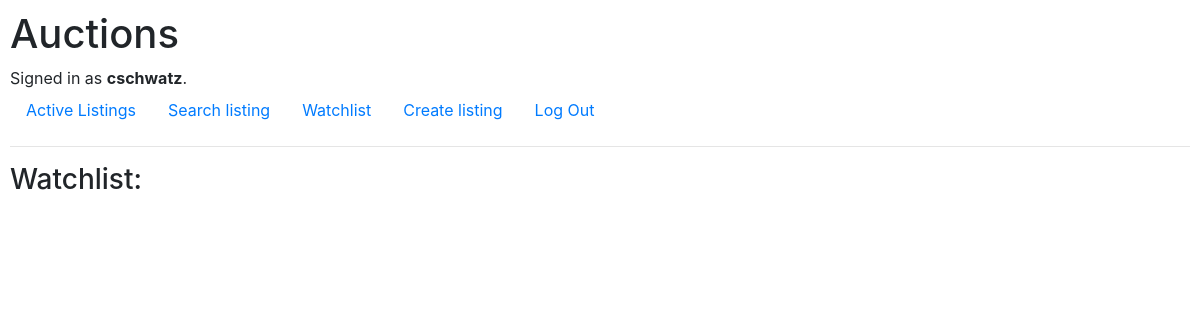
/watchlist (signed in), run on an earlier commit of the app's database.
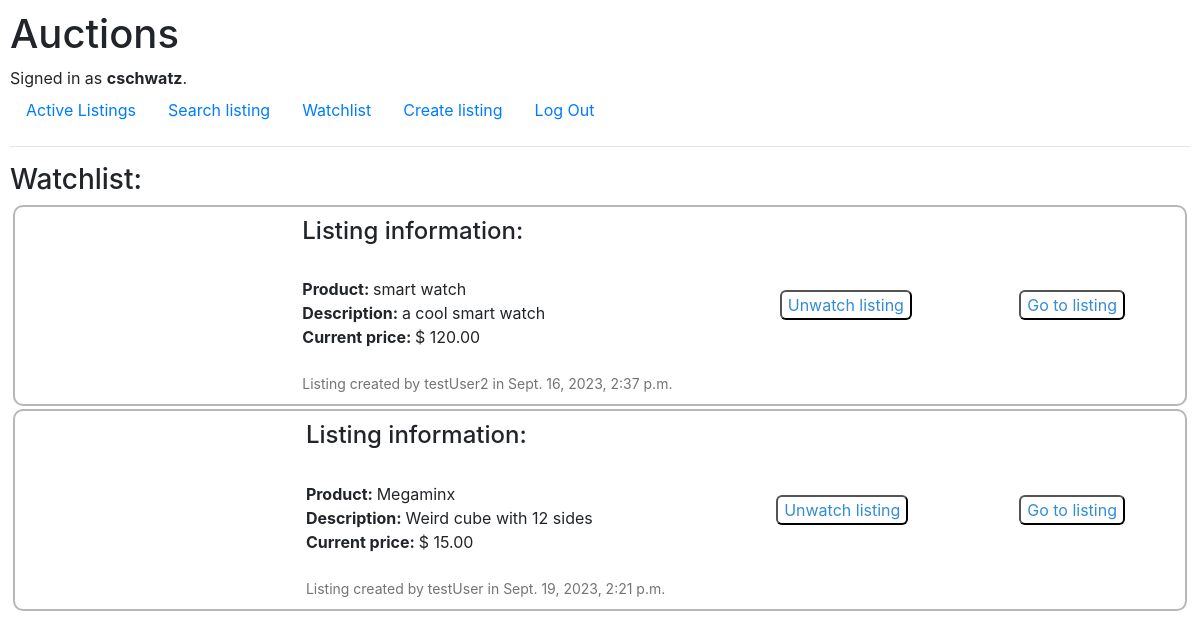
And on a later commit of the database.
### auctions/models.py (models this page shows)
class AuctionListing(models.Model):
    user = models.ForeignKey(User, on_delete=models.CASCADE, related_name="user_listing", default=None)
    title = models.CharField(max_length=64)
    description = models.CharField(max_length=150)
    category_choices = [('Electronic', 'electronic'), ('Toys', 'toys'), ('Home', 'home'), ('Fashion', 'fashion'), ('Other', 'other')]
    category = models.CharField(max_length=10, choices=category_choices, default='Other')
    date = models.DateTimeField(auto_now_add=True)
    image = models.URLField(blank=True)
    value = models.DecimalField(max_digits=8, decimal_places=2, default=0.00)
    is_active = models.BooleanField(default=True)

class User(AbstractUser):
    pass

### auctions/views.py (the view)
# urls.py: path("watchlist", views.watchlist, name="watchlist"),
def watchlist(request):
    user_watchlist = Watchlist.objects.filter(user=request.user)
    listings_being_watched = [listing.listing for listing in user_watchlist]
    listings_with_bid = []
    for match in listings_being_watched:
        try: # see if there are bids for a given listing
            highest_bid = Bid.objects.filter(listing=match)
            highest_bid = highest_bid.order_by('-bid')[0].bid
        except IndexError: #if there are no bids, the highest bid is the initial value
            highest_bid = match.value
        listings_with_bid.append((match, highest_bid))
    if request.method == "POST":
        listing_title_to_unwatch = request.POST['unwatch']
        listing_to_unwatch = AuctionListing.objects.get(title=listing_title_to_unwatch)
        listing_to_delete = Watchlist.objects.get(listing=listing_to_unwatch)
        listing_to_delete.delete()
        return HttpResponseRedirect(reverse("watchlist"))
    else:
        return render(request, "auctions/watchlist.html", {
            "listings_with_bid": listings_with_bid,
        })

### auctions/templates/auctions/watchlist.html (shortened to what this page needs)
{% extends "auctions/layout.html" %}
{% block body %}
    <h3>Watchlist:</h3>
    {% for listing in listings_with_bid %}
    <div class="listing_full">
        <div class="listing_image">
        </div>
        <div class="listing_content">
            <h4>
                Listing information:
            </h4>
            <br>
            <div id="content_title">
                <span id="description">
                   Product:
                </span>
                {{ listing.0.title }}
            </div>
            <div id="content_description">
                <span id="description">
                    Description:
                </span>
                {{ listing.0.description }}
            </div>
            <div id="content_price">
                <span id="description">
                    Current price:
                </span>
                $ {{ listing.1 }}
            </div>
            <br>
            <div id="content_date">
               Listing created by {{ listing.0.user }} in {{ listing.0.date }}
            </div>
        </div>
        <div>
            <form action="{% url 'watchlist' %}" method="post">
                <button id="button">Unwatch listing</button>
            </form>
        </div>
        <div id="listing_url">
            <a href="{% url 'listing' listing.0.title  %}">
                <button id="button">Go to listing</button>
            </a>
        </div>
    </div>
    {% endfor %}
{% endblock %}

What changed in the data, as far as the page shows it:
now on this page (row unchanged): AuctionListing: title "smart watch", description "a cool smart watch", value "120.00", user.username "testUser2", date "Sept. 16, 2023, 2:37 p.m."
added AuctionListing: title "Megaminx", description "Weird cube with 12 sides", value "15.00", user.username "testUser", date "Sept. 19, 2023, 2:21 p.m."
